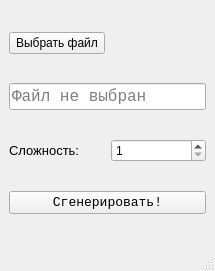
<?xml version="1.0" encoding="UTF-8"?>
<ui version="4.0">
 <class>GenerationWindow</class>
 <widget class="QMainWindow" name="GenerationWindow">
  <property name="geometry">
   <rect>
    <x>0</x>
    <y>0</y>
    <width>215</width>
    <height>271</height>
   </rect>
  </property>
  <property name="windowTitle">
   <string>Текущий контроль</string>
  </property>
  <widget class="QWidget" name="centralwidget">
   <layout class="QGridLayout" name="gridLayout">
    <item row="2" column="1">
     <widget class="QSpinBox" name="spinBox">
      <property name="minimum">
       <number>1</number>
      </property>
      <property name="maximum">
       <number>20</number>
      </property>
     </widget>
    </item>
    <item row="3" column="0" colspan="2">
     <widget class="QPushButton" name="generateButton">
      <property name="font">
       <font>
        <family>Consolas</family>
        <pointsize>10</pointsize>
       </font>
      </property>
      <property name="text">
       <string>Сгенерировать!</string>
      </property>
     </widget>
    </item>
    <item row="0" column="0">
     <widget class="QPushButton" name="outputFileChoiceButton">
      <property name="text">
       <string>Выбрать файл</string>
      </property>
     </widget>
    </item>
    <item row="1" column="0" colspan="2">
     <widget class="QLineEdit" name="filePathLineEdit">
      <property name="font">
       <font>
        <family>Consolas</family>
        <pointsize>12</pointsize>
       </font>
      </property>
      <property name="placeholderText">
       <string>Файл не выбран</string>
      </property>
     </widget>
    </item>
    <item row="2" column="0">
     <widget class="QLabel" name="label">
      <property name="font">
       <font>
        <pointsize>10</pointsize>
       </font>
      </property>
      <property name="text">
       <string>Сложность:</string>
      </property>
     </widget>
    </item>
   </layout>
  </widget>
  <widget class="QMenuBar" name="menubar">
   <property name="geometry">
    <rect>
     <x>0</x>
     <y>0</y>
     <width>215</width>
     <height>25</height>
    </rect>
   </property>
  </widget>
  <widget class="QStatusBar" name="statusbar"/>
 </widget>
 <resources/>
 <connections/>
</ui>
